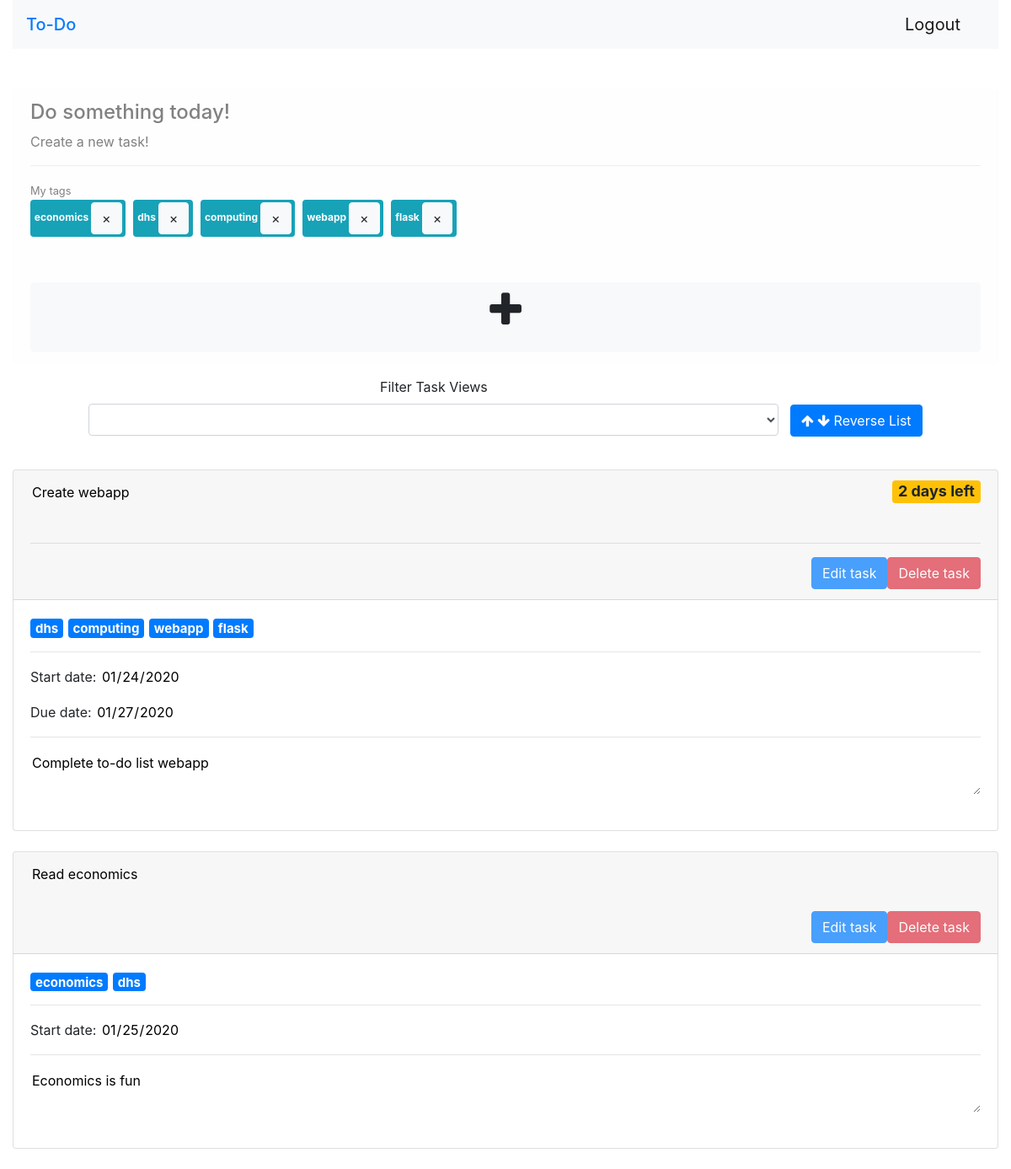
The app's page /todo (signed in), older data.
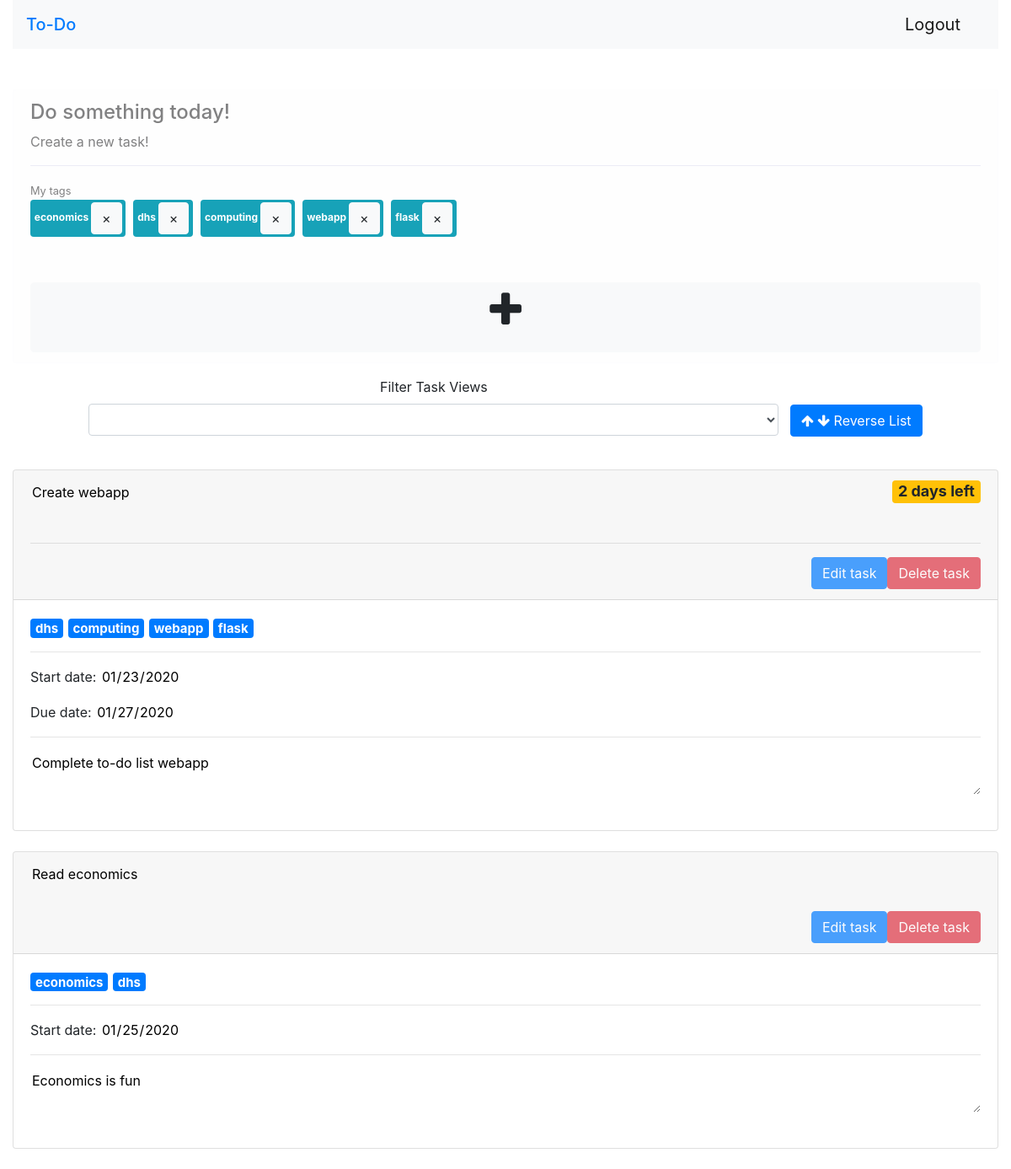
The same page, newer data.
### app.py (models this page shows)
class Tags (db.Model):
    id = db.Column(db.Integer, primary_key=True)
    tag = db.Column(db.String(100))
    user_id = db.Column(db.Integer, db.ForeignKey("user.id"))

class ToDo (db.Model):
    id = db.Column(db.Integer, primary_key=True)
    title = db.Column(db.String(255), index=True)
    tag = db.Column(db.String(100), index=True)
    body = db.Column(db.Text)
    start_date = db.Column(db.DateTime)
    due_date = db.Column(db.DateTime, index=True)
    completed = db.Column(db.Boolean, default=False, index=True)
    user_id = db.Column(db.Integer, db.ForeignKey("user.id"))

### app.py (the view, shortened to what this page needs)
@app.route("/todo", methods=["GET", "POST"])
def todo():
    if not current_user.is_authenticated:
        return redirect(url_for("index"))
    user_todos = []
    if (session and "filter_views" in session and
        session["filter_views"] != "filter_date_added"):
        filter_view = session["filter_views"]
        user_todos = current_user.todo_items.all()
        if filter_view == "filter_due_date":
            todos_dated = []
            todos_dated_dict = {}
            todos_dated_counter = 0
            todos_undated = []
            for todo in user_todos:
                if todo.due_date:
                    todos_dated.append((todo.due_date, todos_dated_counter))
                    todos_dated_dict[todos_dated_counter] = todo
                    todos_dated_counter += 1
                else:
                    todos_undated.append(todo)
            todos_dated.sort()
            user_todos = []
            for todo in todos_dated:
                user_todos.append(todos_dated_dict[todo[1]])
            for todo in todos_undated:
                user_todos.append(todo)
        else:
            todos_tag = []
            todos_tag_counter = 0
            todos_tag_dict = {}
            for todo in user_todos:
                todos_tag.append((todo.tag.count(","), todos_tag_counter))
                todos_tag_dict[todos_tag_counter] = todo
                todos_tag_counter += 1
            todos_tag.sort()
            user_todos = []
            for todo in todos_tag:
                user_todos.append(todos_tag_dict[todo[1]])
    else:
        user_todos = current_user.todo_items.all()
    todos = []
    for user_todo in user_todos:
        start_date = user_todo.start_date
        due_date = user_todo.due_date
        days_left = ""
        if start_date and due_date:
            today_date = datetime.now()
            if start_date <= today_date <= due_date:
                days_left = due_date-today_date
                if "days" in str(days_left) or "day" in str(days_left):
                    days_left = str(days_left)
                    days_left = days_left[:days_left.find(",")] + " left"
        if start_date:
            start_date = start_date.strftime("%d/%m/%Y")
        if due_date:
            due_date = due_date.strftime("%d/%m/%Y")
        todo_tag = []
        if len(user_todo.tag) > 0:
            todo_tag = user_todo.tag.split(",")
            count = todo_tag.count("")
            for x in range(count):
                todo_tag.remove("")
        todos.append({"Title": user_todo.title, "Body": user_todo.body,
                      "Tag": todo_tag, "Start date": start_date,
                      "Due date": due_date, "Days left": days_left,
                      "id": user_todo.id})
    user_tags = current_user.tag_items.all()
    tags = []
    for user_tag in user_tags:
        tags.append(user_tag.tag)
    if session and "filter_views" in session:
        filter_view = session["filter_views"]
        session.pop("filter_views")
        if filter_view == "filter_date_added":
            filter_view = "Sort by date added"
        elif filter_view == "filter_due_date":
            filter_view = "Sort by due date"
        else:
            filter_view = "Sort by number of tags"
    else:
        filter_view = ""
    return render_template("todo.html", todos=todos, todos_json=json.dumps(todos), tags=tags, filter_view=filter_view)

### app.py (called while the page is built)
@login.user_loader
def load_user(id):
    return User.query.get(int(id))

### templates/todo.html (shortened to what this page needs)
{% extends "template.html" %}
{% block content %}
<div class="alert alert-light" role="alert">
    <h4 class="alert-heading">Do something today!</h4>
    <p>
        Create a new task!
    </p>
    <hr/>
    {% if tags %}
        <small>My tags</small><br>
        {% for tag in tags %}
            <div style="display:inline">
                <span class="badge badge-info"><div style="display:inline">{{tag}}</div>
                    <button class='btn btn-small btn-light tag' onclick="clear_tag(this)">&times</button>
                </span>&nbsp
            </div>
        {% endfor %}
        <br/><br/>
    {% endif %}
    <form method="post"><input type="submit" id="delete_tag" name="delete_tag" value="" style="visibility:hidden;"/></form>
    <p class="mb-0">
        <button type="button" id="add_task" class="btn btn-light btn-lg btn-block"
                data-toggle="modal" data-target="#add_task_modal">
            <i class="fa fa-plus" style="font-size:48px;"></i
        </button>
    </p>
</div>
{% include "todo_page/filter_task_views.html" %}
<br/>
{% include "todo_page/display_task.html" %}
{% endblock content %}

### templates/template.html (shortened to what this page needs)
<!DOCTYPE html>
<html lang="en">
<head>
    <link rel="stylesheet" href="https://cdnjs.cloudflare.com/ajax/libs/font-awesome/4.7.0/css/font-awesome.min.css">
    <link rel="stylesheet" href="https://stackpath.bootstrapcdn.com/bootstrap/4.3.1/css/bootstrap.min.css">
</head>
<body>
    <div class="container-fluid">
        <nav class="navbar navbar-light bg-light">
            <span class="navbar-brand mb-0 h1"><a href="/" style="text-decoration:none;">To-Do</a></span>
            <ul class="nav justify-content-end">
                <li class="nav-item" style="visibility:hidden;" id="logout_button">
                    <form method="post"><button type="submit" name="logout" class="btn navbar-brand mb-0 h1">Logout</button></form>
                </li>
            </ul>
        </nav>
        <br/><br/>
        {% block content %}
        {% endblock content %}
    </div>
</body>
</html>

### templates/todo_page/filter_task_views.html (shortened to what this page needs)
<center>
  <div style="display:inline-block; width:70%;">
    <form id="filter_form" method="post" onchange="handle_filter();">
      <div class="form-group">
        <label for="filter_views">Filter Task Views</label>
        <select class="form-control" name="filter_views" id="filter_views">
          <option>{{filter_view}}</option>
          <option value="filter_date_added">Sort by date added</option>
        </select>
      </div>
    </form>
  </div>
    <button name="reverse_filter" onclick="filter_reverse();" class="btn btn-primary" style="display:inline-block">
      <i class="fa fa-arrow-up" aria-hidden="true"></i>
      <i class="fa fa-arrow-down" aria-hidden="true"></i>
      Reverse List
    </button>
</center>

### templates/todo_page/display_task.html (shortened to what this page needs)
<div id="todo_list">
  {% for todo in todos %}
    {% set todo_id=todo["id"] %}
    {% set edit_form_id="edit_form_"+(todo_id|string) %}
    <form method="post" id={{edit_form_id}}>
      <div class="card">
          <div class="card-header">
              {% set title_id="title_"+(todo_id|string) %}
              <textarea id={{title_id}} name={{title_id}} class="edit_task_data" style="background:transparent; border-style:none; resize:none;" readonly>{{todo["Title"]}}</textarea>
              {% if todo["Days left"]|length > 0 %}
                  <h4 style="display:inline-block; float:right;">
                    <span style="display:inline-block; float:right;" class="badge badge-warning">{{todo["Days left"]}}</span>
                  </h4>
                  <hr/>
              {% endif %}
                  {% with delete_modal_id="delete_task_"+(todo['id']|string) %}
                    <div class="delete_task_panel">
                      {% set delete_modal_target="#"+delete_modal_id %}
                      <button type="button" style="float:right; opacity:70%;"
                              class="btn btn-danger" data-toggle="modal" name={{delete_modal_id}}
                              value={{todo_id}} data-target={{delete_modal_target}} onclick="event.preventDefault();return false;">
                          Delete task
                      </button>
                    </div>
                  {% endwith %}
                  <button type="button" style="float:right; opacity:70%;" class="btn btn-primary" value={{todo_id}} onclick="edit_task(this);">Edit task</button>
                  {% set submit_edited_id="submit_edited_"+(todo['id']|string) %}
                  {% set abandon_edited_id="abandon_edited_"+(todo['id']|string) %}
          </div>
          <div class="card-body">
              <h5 class="card-title">
                  {% for tag in todo["Tag"] %}
                      <span class="badge badge-primary">{{tag}}</span>
                  {% endfor %}
              </h5>
              <hr/>
              {% set start_date_id="start_date_"+(todo_id|string) %}
              <p>
                {% if todo["Start date"] != None %}
                  Start date: <input type="date" class="edit_task_data" style="border:none; color:black;" name={{start_date_id}} id={{start_date_id}} readonly/>
                {% else %}
                  <div class="hidden_editable_fields" style="display:none;">
                    Start date: <input type="date" class="edit_task_data" style="border:none; color:black;" name={{start_date_id}} id={{start_date_id}} readonly/>
                  </div>
                {% endif %}
              </p>
              {% set due_date_id="due_date_"+(todo_id|string) %}
              <p>
                {% if todo["Due date"] != None %}
                  Due date: <input type="date" class="edit_task_data" style="border:none; color:black;" name={{due_date_id}} id={{due_date_id}} readonly/>
                {% else %}
                  <div class="hidden_editable_fields" style="display:none;">
                    Due date: <input type="date" class="edit_task_data" style="border:none; color:black;" name={{due_date_id}} id={{due_date_id}} readonly/>
                  </div>
                {% endif %}
                </p>
              <hr/>
              <p class="card-text">
                {% set body_id="body_"+(todo_id|string) %}
                <textarea id={{body_id}} name={{body_id}} class="edit_task_data" style="border-style:none; width:100%;" readonly>{{todo["Body"]}}</textarea>
              </p>
              {% set edit_error="edit_task_error_"+(todo_id|string) %}
           </div>
      </div>
    </form>
    <br/>
  {% endfor %}
</div>

Row changes from the older to the newer data that the page shows:
changed ToDo "Create webapp": value "01/24/2020" → "01/23/2020"
